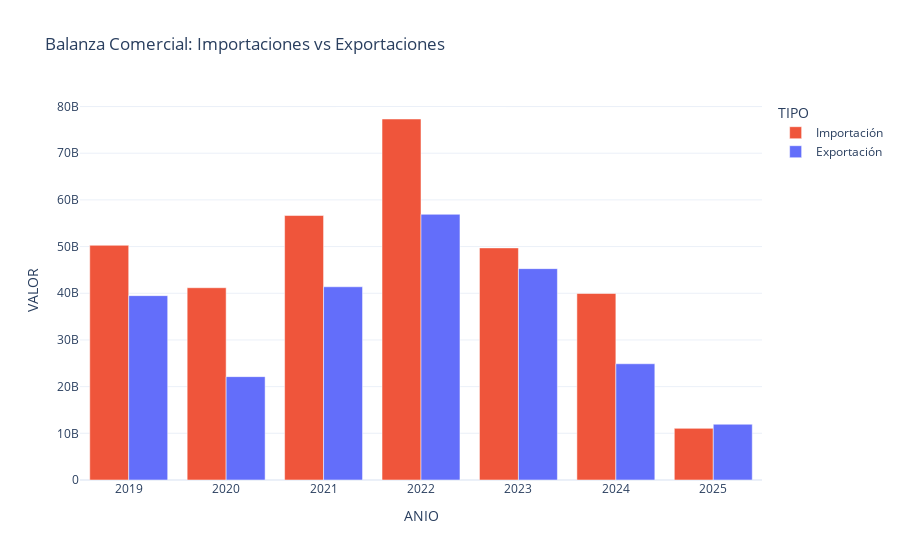

The notebook cell this image was saved under:
### Code cell
# Análisis de Balanza Comercial (Importaciones vs Exportaciones)
df_impo_prep = (
    q_impo
    .with_columns([
        pl.col("ANIO").alias("ANIO"),
        pl.lit("Importación").alias("TIPO"),
        pl.col("VAFODO").alias("VALOR") # Renombrar a genérico
    ])
    .select(["ANIO", "TIPO", "VALOR"])
)

df_expo_prep = (
    q_expo
    .with_columns([
        pl.col("ANIO").alias("ANIO"),
        pl.lit("Exportación").alias("TIPO"),
        pl.col("FOBDOL").alias("VALOR") # Renombrar a genérico
    ])
    .select(["ANIO", "TIPO", "VALOR"])
)

# 3. Unir (Concatenar) Verticalmente
df_balanza = pl.concat([df_impo_prep, df_expo_prep])

# 4. Agrupar para el Gráfico
datos_grafico = (
    df_balanza
    .group_by(["ANIO", "TIPO"])
    .agg(pl.col("VALOR").sum())
    .sort("ANIO")
    .collect()
    .to_pandas()
)

# 5. Graficar usando tu función
fig = viz.graficar_balanza_comercial(datos_grafico)
fig.show()

# 6. Calcular Déficit/Superávit (Opcional: Matemática financiera)
df_pivot = datos_grafico.pivot(index='ANIO', columns='TIPO', values='VALOR')
df_pivot['Balanza'] = df_pivot['Exportación'] - df_pivot['Importación']
print("Balanza Comercial (USD):")
print(df_pivot)

### Figure 1 — Plotly figure (JSON) as saved in the notebook; plotly's stock layout.template omitted (floating-point values rounded to 4 significant figures)
{"data": [{"alignmentgroup": "True", "hovertemplate": "TIPO=Importación<br>ANIO=%{x}<br>VALOR=%{y}<extra></extra>", "legendgroup": "Importación", "marker": {"color": "#EF553B", "pattern": {"shape": ""}}, "name": "Importación", "offsetgroup": "Importación", "orientation": "v", "showlegend": true, "textposition": "auto", "type": "bar", "x": [null, "2019", "2020", "2021", "2022", "2023", "2024", "2025"], "xaxis": "x", "y": [0.0, 50270000000.0, 41190000000.0, 56650000000.0, 77330000000.0, 49720000000.0, 39960000000.0, 11060000000.0], "yaxis": "y"}, {"alignmentgroup": "True", "hovertemplate": "TIPO=Exportación<br>ANIO=%{x}<br>VALOR=%{y}<extra></extra>", "legendgroup": "Exportación", "marker": {"color": "#636EFA", "pattern": {"shape": ""}}, "name": "Exportación", "offsetgroup": "Exportación", "orientation": "v", "showlegend": true, "textposition": "auto", "type": "bar", "x": ["2019", "2020", "2021", "2022", "2023", "2024", "2025"], "xaxis": "x", "y": [39490000000.0, 22140000000.0, 41390000000.0, 56910000000.0, 45280000000.0, 24900000000.0, 11940000000.0], "yaxis": "y"}], "layout": {"barmode": "group", "legend": {"title": {"text": "TIPO"}, "tracegroupgap": 0}, "title": {"text": "Balanza Comercial: Importaciones vs Exportaciones"}, "xaxis": {"anchor": "y", "domain": [0, 1], "title": {"text": "ANIO"}}, "yaxis": {"anchor": "x", "domain": [0, 1], "title": {"text": "VALOR"}}}}
